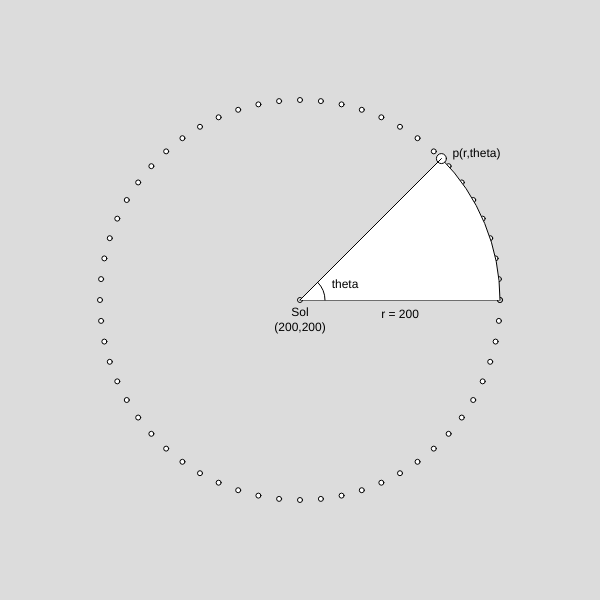
Frame 1 (no input)
Frame 60 (no input): identical to frame 1, image omitted
Frame 120 (the mouse pressed at the canvas centre since frame 60): identical to frame 1, image omitted

The p5.js sketch that drew this single still picture (run headless with seeded random() and noise() and a simulated clock; from frame 60 on, the mouse is pressed at the canvas centre):

// p5.js sketch
// ── sketch.js
var raio = 200;
var cx, cy;
var px, py;
var destaque_theta;

function setup() {
  createCanvas(600, 600);
  textAlign(CENTER, CENTER);
  // centro do desenho e do circulo
  cx = width / 2;
  cy = height / 2;

  // ângulo theta para arco de destaque
  // que é o mesmo theta para o ponto p
  destaque_theta = PI * 1.75;
  // coordenada do ponto p
  // transformado de coord polar para coord cartesiana
  // theta = PI * 1.75
  px = cos(destaque_theta) * raio;
  py = sin(destaque_theta) * raio;
  // corrige p(px,py) para p(px+cx,py+cy);
  px += cx;
  py += cy;
}

function draw() {
  background(220);

  fill(255);
  var inc = 360/60;
  for (var angulo = 0; angulo <= 360; angulo += inc) {
    // transforma o angulo de
    // coord polar para coord cartesiana
    var x = cos(radians(angulo)) * raio;
    var y = sin(radians(angulo)) * raio;

    console.log('x', x);
    // console.log('y', y);

    // desenha uma elipse na coord (x,y)
    // corrige (x,y) para (x+cx,y+cy)
    ellipse(x+cx, y+cy, 5);
  }

//   for (var angulo = 0; angulo <= 360; angulo += inc) {
//     // transforma o angulo de
//     // coord polar para coord cartesiana
//     var x = cos(radians(angulo)) * raio;
//     var y = sin(radians(angulo)) * raio;

//     // desenha uma elipse na coord (x,y)
//     // corrige (x,y) para (x+cx,y+cy)
//     ellipse(x+cx, y+cy, 5);
//   }

  // desenha uma elipse na coord (cx,cy)
  ellipse(cx, cy, 5);

  // preenchimento preto para o texto
  fill(0);
  // texto da coord (cx,cy)
  text('Sol\n(200,200)', cx, cy + 20);

  // linha de (cx,cy) a (cx+raio, cy)
  line(cx, cy, cx + raio, cy);

  // preenchimento branco
  fill(255);
  // arco para a área de destaque no círculo
  var wh = raio * 2;
  arc(cx, cy, wh, wh, destaque_theta, 0);

  // elipse para destacar o ponto p
  ellipse(px, py, 10);

  // texto do ponto p
  fill(0);
  text('p(r,theta)', px + 35, py - 5);

  // linha de (cx,cy) até o ponto p
  line(cx, cy, px, py);

  // arco para destacar o ângulo formado
  // pelo triângulo interno ao círculo
  noFill();
  arc(cx, cy, 50, 50, destaque_theta, 0);

  // texto 'theta' (ângulo)
  fill(0);
  text('theta', cx + 45, cy - 15);

  // texto 'r' (raio)
  text('r = ' + raio, cx + raio / 2, cy + 15);
}
